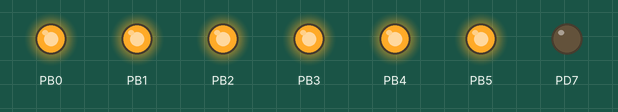
Bench run of a program on a simulated ATmega328P, built with avr-gcc and emulated at 16 MHz. On the bench: output pins drawn as LEDs (lit = HIGH).

Above: at 0.5 s.
At 2.5 s:
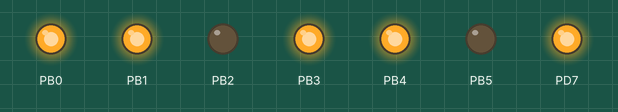
At 3.5 s:
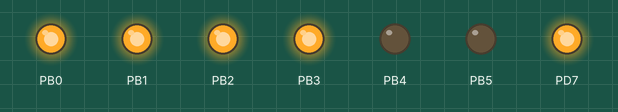
At 5.5 s:
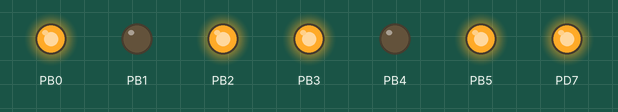
At 8.5 s:
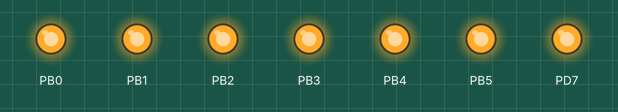
At 11.5 s:
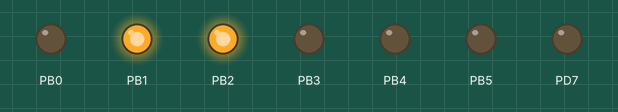
Timing chart, 0 to 13.0 s (numbered marks = the images above):
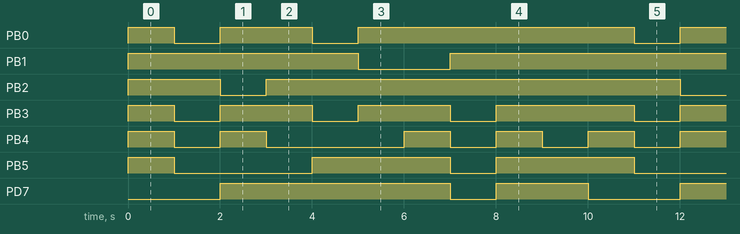

The program:

main.c
```c
/*
 * 7-Segment LED Counter
 * Board: Arduino Uno R3
 * MCU: ATmega328P
 * Toolchain: AVR-GCC
 *
 * Bare-metal AVR C. No Arduino framework functions are used.
 * Independently rewritten from the concepts studied in "Simply AVR".
 */

#define F_CPU 16000000UL

#include <avr/io.h>
#include <util/delay.h>
#include <stdint.h>

/*
 * Segments:
 * a=PB0 (D8), b=PB1 (D9), c=PB2 (D10),
 * d=PB3 (D11), e=PB4 (D12), f=PB5 (D13),
 * g=PD7 (D7)
 *
 * Bit order in table: gfedcba
 */
static const uint8_t digits[10] =
{
    0x3F, 0x06, 0x5B, 0x4F, 0x66,
    0x6D, 0x7D, 0x07, 0x7F, 0x6F
};

static void display_digit(uint8_t value)
{
    uint8_t pattern = digits[value];

    PORTB = (PORTB & 0xC0U) | (pattern & 0x3FU);

    if (pattern & (1U << 6))
        PORTD |= (1U << PD7);
    else
        PORTD &= (uint8_t)~(1U << PD7);
}

int main(void)
{
    DDRB |= 0x3FU;
    DDRD |= (1U << DDD7);

    while (1)
    {
        for (uint8_t i = 0; i < 10; ++i)
        {
            display_digit(i);
            _delay_ms(1000);
        }
    }
}
```

Measured:
- by itself, PB0: repeats every 10.0 s: LOW 1.0 s, HIGH 2.0 s, LOW 1.0 s, HIGH 6.0 s
- by itself, PB1: repeats every 10.0 s: LOW 2.0 s, HIGH 8.0 s
- by itself, PB2: repeats every 10.0 s: LOW 1.0 s, HIGH 9.0 s
- by itself, PB3: repeats every 10.0 s: 2 × (LOW 1.0 s, HIGH 2.0 s), LOW 1.0 s, HIGH 3.0 s
- by itself, PB4: repeats every 10.0 s: LOW 1.0 s, HIGH 1.0 s, LOW 3.0 s, 2 × (HIGH 1.0 s, LOW 1.0 s), HIGH 1.0 s
- by itself, PB5: repeats every 10.0 s: LOW 3.0 s, HIGH 3.0 s, LOW 1.0 s, HIGH 3.0 s
- by itself, PD7: repeats every 10.0 s: LOW 1.0 s, HIGH 2.0 s, LOW 2.0 s, HIGH 5.0 s
